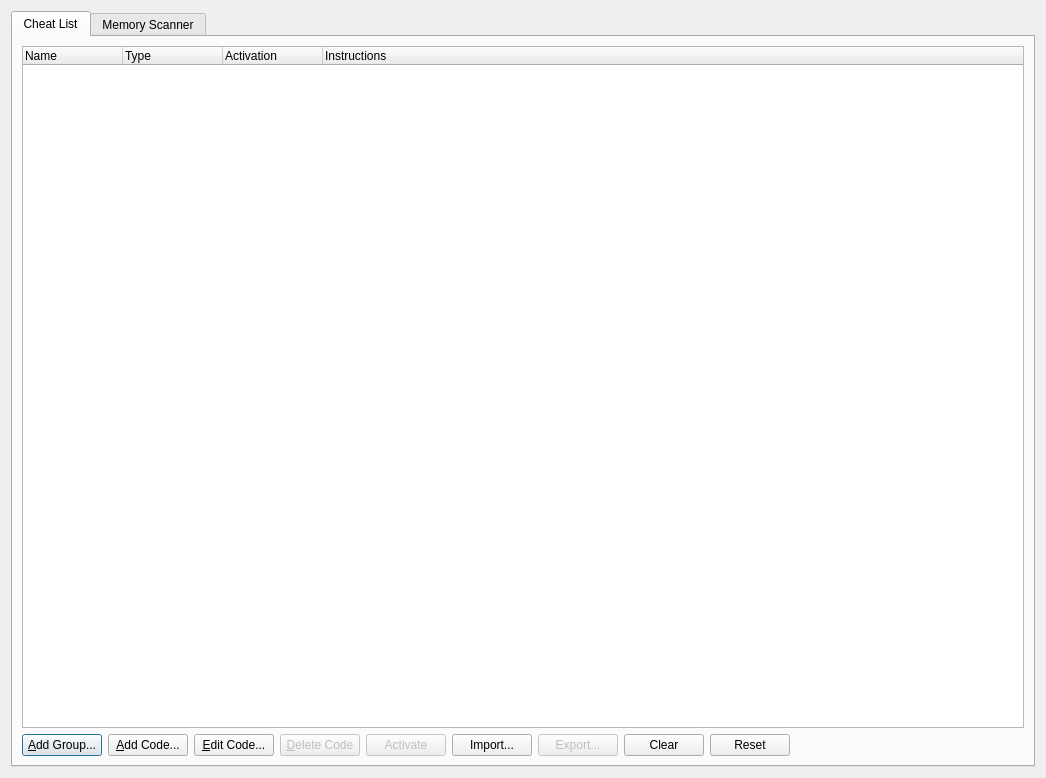
<?xml version="1.0" encoding="UTF-8"?>
<ui version="4.0">
 <class>CheatManagerDialog</class>
 <widget class="QDialog" name="CheatManagerDialog">
  <property name="geometry">
   <rect>
    <x>0</x>
    <y>0</y>
    <width>1046</width>
    <height>778</height>
   </rect>
  </property>
  <property name="windowTitle">
   <string>Cheat Manager</string>
  </property>
  <layout class="QGridLayout" name="gridLayout">
   <item row="0" column="0">
    <widget class="QTabWidget" name="tabWidget">
     <property name="currentIndex">
      <number>0</number>
     </property>
     <widget class="QWidget" name="tab">
      <attribute name="title">
       <string>Cheat List</string>
      </attribute>
      <layout class="QGridLayout" name="gridLayout_2">
       <item row="1" column="0">
        <layout class="QHBoxLayout" name="horizontalLayout">
         <item>
          <widget class="QPushButton" name="cheatListNewCategory">
           <property name="text">
            <string>&amp;Add Group...</string>
           </property>
          </widget>
         </item>
         <item>
          <widget class="QPushButton" name="cheatListAdd">
           <property name="text">
            <string>&amp;Add Code...</string>
           </property>
          </widget>
         </item>
         <item>
          <widget class="QPushButton" name="cheatListEdit">
           <property name="text">
            <string>&amp;Edit Code...</string>
           </property>
          </widget>
         </item>
         <item>
          <widget class="QPushButton" name="cheatListRemove">
           <property name="enabled">
            <bool>false</bool>
           </property>
           <property name="text">
            <string>&amp;Delete Code</string>
           </property>
          </widget>
         </item>
         <item>
          <widget class="QPushButton" name="cheatListActivate">
           <property name="enabled">
            <bool>false</bool>
           </property>
           <property name="text">
            <string>Activate</string>
           </property>
          </widget>
         </item>
         <item>
          <widget class="QPushButton" name="cheatListImport">
           <property name="text">
            <string>Import...</string>
           </property>
          </widget>
         </item>
         <item>
          <widget class="QPushButton" name="cheatListExport">
           <property name="enabled">
            <bool>false</bool>
           </property>
           <property name="text">
            <string>Export...</string>
           </property>
          </widget>
         </item>
         <item>
          <widget class="QPushButton" name="cheatListClear">
           <property name="text">
            <string>Clear</string>
           </property>
          </widget>
         </item>
         <item>
          <widget class="QPushButton" name="cheatListReset">
           <property name="text">
            <string>Reset</string>
           </property>
          </widget>
         </item>
         <item>
          <spacer name="horizontalSpacer">
           <property name="orientation">
            <enum>Qt::Horizontal</enum>
           </property>
           <property name="sizeHint" stdset="0">
            <size>
             <width>40</width>
             <height>20</height>
            </size>
           </property>
          </spacer>
         </item>
        </layout>
       </item>
       <item row="0" column="0">
        <widget class="QTreeWidget" name="cheatList">
         <property name="selectionMode">
          <enum>QAbstractItemView::SingleSelection</enum>
         </property>
         <property name="selectionBehavior">
          <enum>QAbstractItemView::SelectRows</enum>
         </property>
         <column>
          <property name="text">
           <string>Name</string>
          </property>
         </column>
         <column>
          <property name="text">
           <string>Type</string>
          </property>
         </column>
         <column>
          <property name="text">
           <string>Activation</string>
          </property>
         </column>
         <column>
          <property name="text">
           <string>Instructions</string>
          </property>
         </column>
        </widget>
       </item>
      </layout>
     </widget>
     <widget class="QWidget" name="tab_2">
      <attribute name="title">
       <string>Memory Scanner</string>
      </attribute>
      <layout class="QGridLayout" name="gridLayout_3">
       <item row="0" column="0">
        <widget class="QSplitter" name="splitter">
         <property name="orientation">
          <enum>Qt::Vertical</enum>
         </property>
         <widget class="QWidget" name="layoutWidget2">
          <layout class="QHBoxLayout" name="horizontalLayout_5">
           <item>
            <widget class="QTableWidget" name="scanTable">
             <property name="alternatingRowColors">
              <bool>true</bool>
             </property>
             <property name="selectionMode">
              <enum>QAbstractItemView::ContiguousSelection</enum>
             </property>
             <property name="selectionBehavior">
              <enum>QAbstractItemView::SelectRows</enum>
             </property>
             <property name="showGrid">
              <bool>false</bool>
             </property>
             <property name="sortingEnabled">
              <bool>true</bool>
             </property>
             <attribute name="horizontalHeaderHighlightSections">
              <bool>false</bool>
             </attribute>
             <attribute name="verticalHeaderVisible">
              <bool>false</bool>
             </attribute>
             <column>
              <property name="text">
               <string>Address</string>
              </property>
             </column>
             <column>
              <property name="text">
               <string>Value</string>
              </property>
             </column>
             <column>
              <property name="text">
               <string>Previous Value</string>
              </property>
             </column>
            </widget>
           </item>
           <item>
            <layout class="QVBoxLayout" name="verticalLayout">
             <item>
              <widget class="QGroupBox" name="groupBox_2">
               <property name="title">
                <string>Search Parameters</string>
               </property>
               <layout class="QFormLayout" name="formLayout">
                <item row="0" column="0">
                 <widget class="QLabel" name="label">
                  <property name="text">
                   <string>Value:</string>
                  </property>
                 </widget>
                </item>
                <item row="0" column="1">
                 <layout class="QHBoxLayout" name="horizontalLayout_2">
                  <item>
                   <widget class="QLineEdit" name="scanValue"/>
                  </item>
                  <item>
                   <widget class="QComboBox" name="scanValueSigned">
                    <property name="currentIndex">
                     <number>1</number>
                    </property>
                    <item>
                     <property name="text">
                      <string>Signed</string>
                     </property>
                    </item>
                    <item>
                     <property name="text">
                      <string>Unsigned</string>
                     </property>
                    </item>
                   </widget>
                  </item>
                  <item>
                   <widget class="QComboBox" name="scanValueBase">
                    <property name="currentIndex">
                     <number>1</number>
                    </property>
                    <item>
                     <property name="text">
                      <string>Decimal</string>
                     </property>
                    </item>
                    <item>
                     <property name="text">
                      <string>Hex</string>
                     </property>
                    </item>
                   </widget>
                  </item>
                 </layout>
                </item>
                <item row="2" column="0">
                 <widget class="QLabel" name="label_3">
                  <property name="text">
                   <string>Data Size:</string>
                  </property>
                 </widget>
                </item>
                <item row="2" column="1">
                 <widget class="QComboBox" name="scanSize">
                  <property name="currentIndex">
                   <number>1</number>
                  </property>
                  <item>
                   <property name="text">
                    <string>Byte (1 byte)</string>
                   </property>
                  </item>
                  <item>
                   <property name="text">
                    <string>Halfword (2 bytes)</string>
                   </property>
                  </item>
                  <item>
                   <property name="text">
                    <string>Word (4 bytes)</string>
                   </property>
                  </item>
                 </widget>
                </item>
                <item row="4" column="0">
                 <widget class="QLabel" name="label_2">
                  <property name="text">
                   <string>Operator:</string>
                  </property>
                 </widget>
                </item>
                <item row="4" column="1">
                 <widget class="QComboBox" name="scanOperator">
                  <item>
                   <property name="text">
                    <string>Equal to...</string>
                   </property>
                  </item>
                  <item>
                   <property name="text">
                    <string>Not Equal to...</string>
                   </property>
                  </item>
                  <item>
                   <property name="text">
                    <string>Greater Than...</string>
                   </property>
                  </item>
                  <item>
                   <property name="text">
                    <string>Greater or Equal...</string>
                   </property>
                  </item>
                  <item>
                   <property name="text">
                    <string>Less Than...</string>
                   </property>
                  </item>
                  <item>
                   <property name="text">
                    <string>Less or Equal...</string>
                   </property>
                  </item>
                  <item>
                   <property name="text">
                    <string>Increased By...</string>
                   </property>
                  </item>
                  <item>
                   <property name="text">
                    <string>Decreased By...</string>
                   </property>
                  </item>
                  <item>
                   <property name="text">
                    <string>Changed By...</string>
                   </property>
                  </item>
                  <item>
                   <property name="text">
                    <string>Equal to Previous (Unchanged Value)</string>
                   </property>
                  </item>
                  <item>
                   <property name="text">
                    <string>Not Equal to Previous (Changed Value)</string>
                   </property>
                  </item>
                  <item>
                   <property name="text">
                    <string>Greater Than Previous</string>
                   </property>
                  </item>
                  <item>
                   <property name="text">
                    <string>Greater or Equal to Previous</string>
                   </property>
                  </item>
                  <item>
                   <property name="text">
                    <string>Less Than Previous</string>
                   </property>
                  </item>
                  <item>
                   <property name="text">
                    <string>Less or Equal to Previous</string>
                   </property>
                  </item>
                  <item>
                   <property name="text">
                    <string>Any Value</string>
                   </property>
                  </item>
                 </widget>
                </item>
                <item row="5" column="0">
                 <widget class="QLabel" name="label_4">
                  <property name="text">
                   <string>Start Address:</string>
                  </property>
                 </widget>
                </item>
                <item row="5" column="1">
                 <widget class="QLineEdit" name="scanStartAddress"/>
                </item>
                <item row="6" column="0">
                 <widget class="QLabel" name="label_5">
                  <property name="text">
                   <string>End Address:</string>
                  </property>
                 </widget>
                </item>
                <item row="6" column="1">
                 <widget class="QLineEdit" name="scanEndAddress"/>
                </item>
                <item row="7" column="0">
                 <widget class="QLabel" name="label_6">
                  <property name="text">
                   <string>Preset Range:</string>
                  </property>
                 </widget>
                </item>
                <item row="7" column="1">
                 <widget class="QComboBox" name="scanPresetRange">
                  <item>
                   <property name="text">
                    <string>RAM</string>
                   </property>
                  </item>
                  <item>
                   <property name="text">
                    <string>Scratchpad</string>
                   </property>
                  </item>
                  <item>
                   <property name="text">
                    <string>BIOS</string>
                   </property>
                  </item>
                 </widget>
                </item>
               </layout>
              </widget>
             </item>
             <item>
              <layout class="QHBoxLayout" name="horizontalLayout_3">
               <item>
                <widget class="QPushButton" name="scanNewSearch">
                 <property name="text">
                  <string>New Search</string>
                 </property>
                </widget>
               </item>
               <item>
                <widget class="QPushButton" name="scanSearchAgain">
                 <property name="enabled">
                  <bool>false</bool>
                 </property>
                 <property name="text">
                  <string>Search Again</string>
                 </property>
                </widget>
               </item>
               <item>
                <widget class="QPushButton" name="scanResetSearch">
                 <property name="enabled">
                  <bool>false</bool>
                 </property>
                 <property name="text">
                  <string>Clear Results</string>
                 </property>
                </widget>
               </item>
              </layout>
             </item>
             <item>
              <widget class="QPushButton" name="scanAddWatch">
               <property name="enabled">
                <bool>false</bool>
               </property>
               <property name="text">
                <string>Add Selected Results To Watch List</string>
               </property>
              </widget>
             </item>
             <item>
              <layout class="QHBoxLayout" name="horizontalLayout_6">
               <item>
              <widget class="QTextEdit" name="scanResults">
               <property name="enabled">
                <bool>false</bool>
               </property>
               <property name="maximumSize">
                <size>
                 <width>300</width>
                 <height>30</height>
                </size>
               </property>
               <property name="inputMethodHints">
                <set>Qt::ImhNone</set>
               </property>
               <property name="frameShape">
                <enum>QFrame::NoFrame</enum>
               </property>
               <property name="verticalScrollBarPolicy">
                <enum>Qt::ScrollBarAlwaysOff</enum>
               </property>
               <property name="horizontalScrollBarPolicy">
                <enum>Qt::ScrollBarAlwaysOff</enum>
               </property>
               <property name="readOnly">
                <bool>true</bool>
               </property>
               <property name="textInteractionFlags">
                <set>Qt::NoTextInteraction</set>
               </property>
               <property name="text">
                <string>Number of Results (Display limited to first 5000) : </string>
               </property>
              </widget>
             </item>
             <item>
              <widget class="QTextEdit" name="scanResultsCount">
               <property name="enabled">
                <bool>false</bool>
               </property>
               <property name="maximumSize">
                <size>
                 <width>60</width>
                 <height>30</height>
                </size>
               </property>               
               <property name="inputMethodHints">
                <set>Qt::ImhNone</set>
               </property>
               <property name="frameShape">
                <enum>QFrame::NoFrame</enum>
               </property>
               <property name="verticalScrollBarPolicy">
                <enum>Qt::ScrollBarAlwaysOff</enum>
               </property>
               <property name="horizontalScrollBarPolicy">
                <enum>Qt::ScrollBarAlwaysOff</enum>
               </property>
               <property name="readOnly">
                <bool>true</bool>
               </property>
               <property name="acceptRichText">
                <bool>false</bool>
               </property>
               <property name="textInteractionFlags">
                <set>Qt::NoTextInteraction</set>
               </property>
               <property name="placeholderText">
                <string notr="true"/>
               </property>
               <property name="text">
                <string>0</string>
               </property>
              </widget>
             </item>
                           </layout>
             </item>
             <item>
              <spacer name="verticalSpacer">
               <property name="orientation">
                <enum>Qt::Vertical</enum>
               </property>
               <property name="sizeHint" stdset="0">
                <size>
                 <width>20</width>
                 <height>40</height>
                </size>
               </property>
              </spacer>
             </item>
            </layout>
           </item>
          </layout>
         </widget>
         <widget class="QWidget" name="layoutWidget">
          <layout class="QVBoxLayout" name="verticalLayout_2">
           <item>
            <widget class="QTableWidget" name="watchTable">
             <property name="alternatingRowColors">
              <bool>true</bool>
             </property>
             <property name="selectionMode">
              <enum>QAbstractItemView::ContiguousSelection</enum>
             </property>
             <property name="selectionBehavior">
              <enum>QAbstractItemView::SelectRows</enum>
             </property>
             <property name="showGrid">
              <bool>false</bool>
             </property>
             <property name="sortingEnabled">
              <bool>true</bool>
             </property>
             <attribute name="horizontalHeaderHighlightSections">
              <bool>false</bool>
             </attribute>
             <attribute name="verticalHeaderVisible">
              <bool>false</bool>
             </attribute>
             <column>
              <property name="text">
               <string>Simple Cheat Code or Description</string>
              </property>
             </column>
             <column>
              <property name="text">
               <string>Address</string>
              </property>
             </column>
             <column>
              <property name="text">
               <string>Type</string>
              </property>
             </column>
             <column>
              <property name="text">
               <string>Value</string>
              </property>
             </column>
             <column>
              <property name="text">
               <string>Freeze</string>
              </property>
             </column>
            </widget>
           </item>
           <item>
            <layout class="QHBoxLayout" name="horizontalLayout_4">
             <item>
              <widget class="QPushButton" name="scanAddManualAddress">
               <property name="text">
                <string>Add Manual Address</string>
               </property>
              </widget>
             </item>
             <item>
              <widget class="QPushButton" name="scanRemoveWatch">
               <property name="enabled">
                <bool>false</bool>
               </property>
               <property name="text">
                <string>Remove Selected Entries from Watch List</string>
               </property>
              </widget>
             </item>
             <item>
              <widget class="QPushButton" name="scanFreezeSelectedWatch">
               <property name="text">
                <string>Freeze Selected Entries in the Watch List</string>
               </property>
              </widget>
             </item>
             <item>
              <widget class="QPushButton" name="scanLoadWatch">
               <property name="enabled">
                <bool>false</bool>
               </property>
               <property name="visible">
                <bool>false</bool>
               </property>
               <property name="text">
                <string>Load Watch</string>
               </property>
              </widget>
             </item>
             <item>
              <widget class="QPushButton" name="scanSaveWatch">
               <property name="enabled">
                <bool>false</bool>
               </property>
               <property name="visible">
                <bool>false</bool>
               </property>
               <property name="text">
                <string>Save Watch</string>
               </property>
              </widget>
             </item>
             <item>
              <spacer name="horizontalSpacer_2">
               <property name="orientation">
                <enum>Qt::Horizontal</enum>
               </property>
               <property name="sizeHint" stdset="0">
                <size>
                 <width>40</width>
                 <height>20</height>
                </size>
               </property>
              </spacer>
             </item>
            </layout>
           </item>
          </layout>
         </widget>
        </widget>
       </item>
      </layout>
     </widget>
    </widget>
   </item>
  </layout>
 </widget>
 <resources/>
 <connections/>
</ui>
